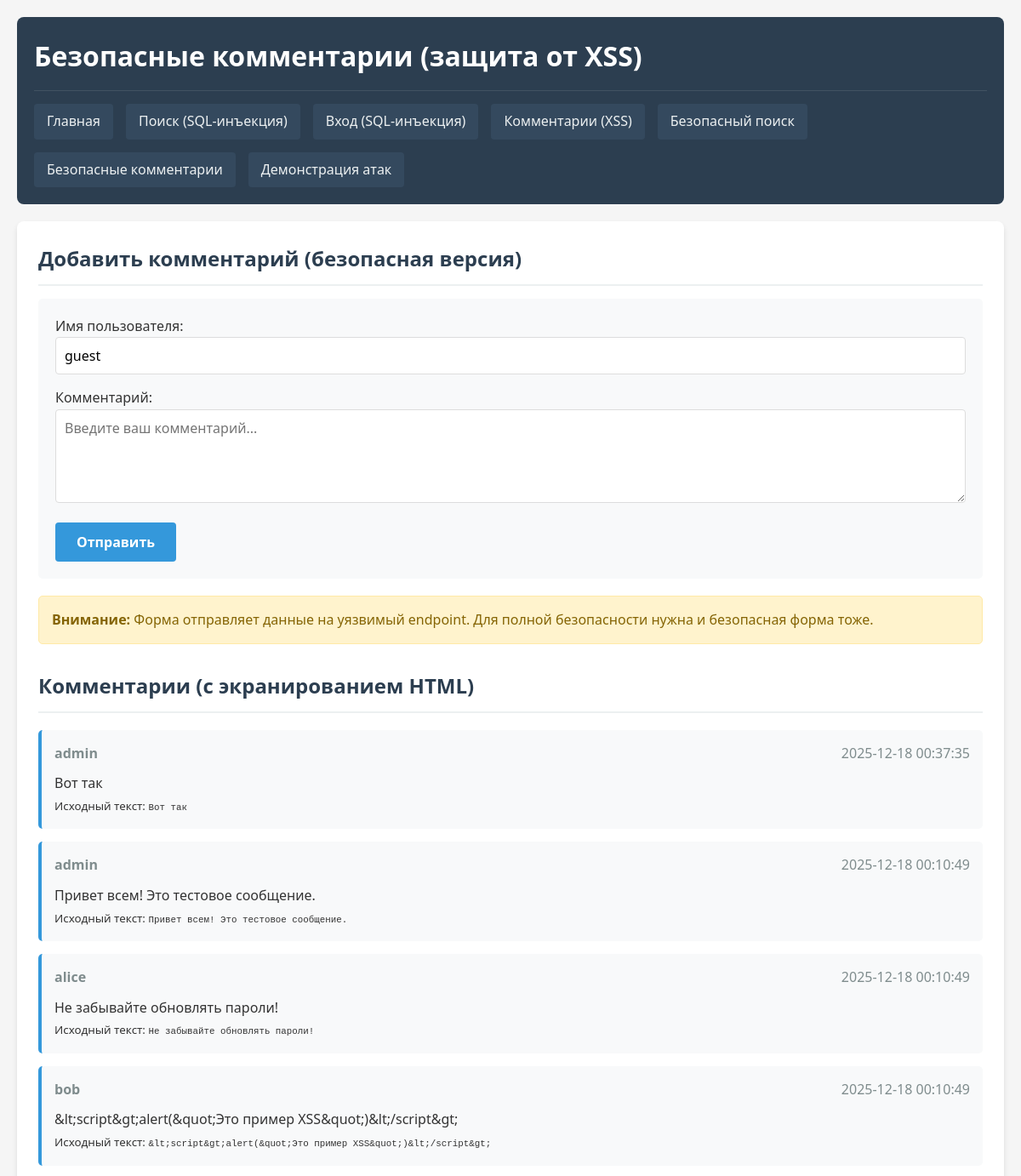
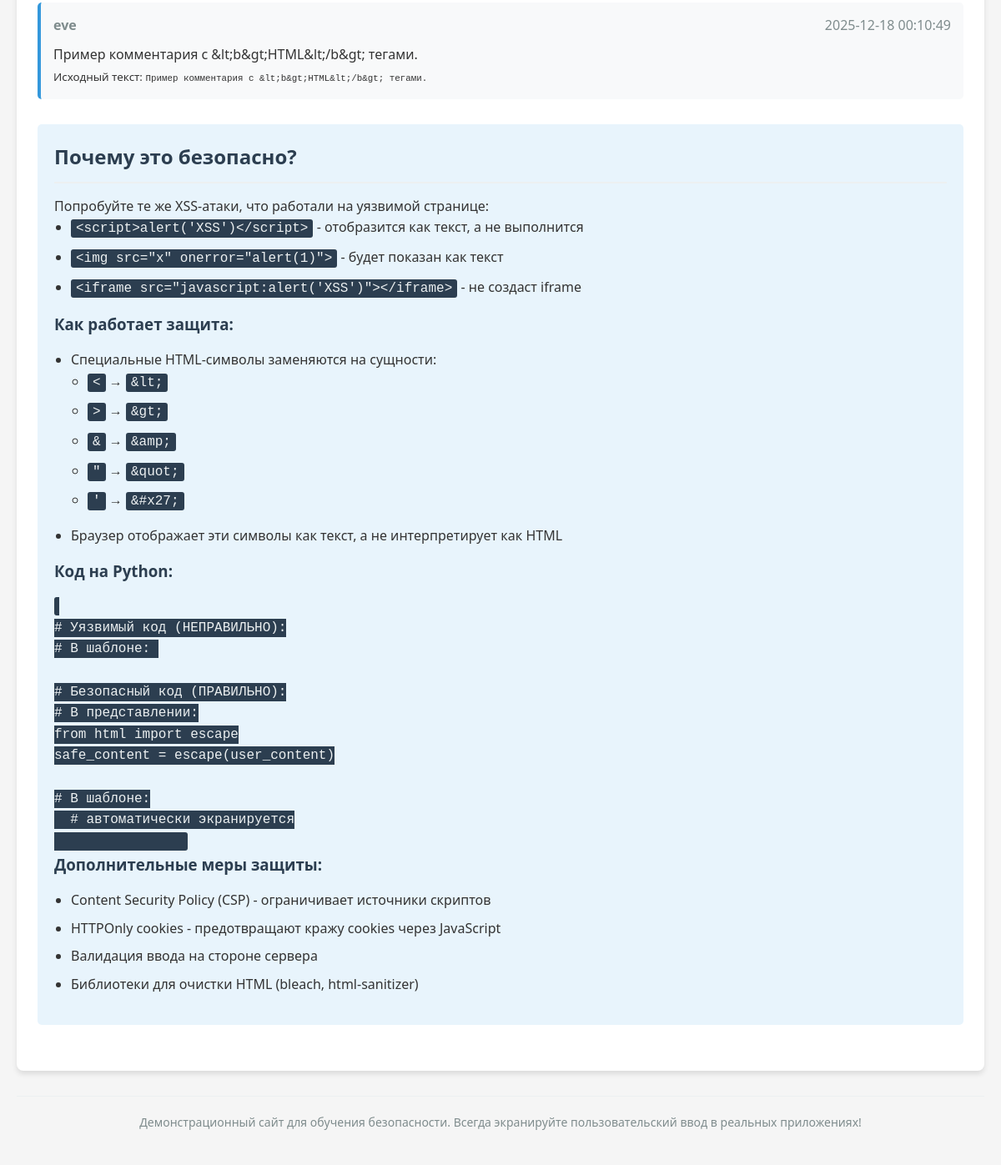
Screenshot of /safe-comments with the database file from the repository (2 pictures, top to bottom).
### tables this page shows
CREATE TABLE messages (
            id INTEGER PRIMARY KEY,
            user_id INTEGER,
            content TEXT,
            timestamp DATETIME DEFAULT CURRENT_TIMESTAMP
        );

CREATE TABLE users (
            id INTEGER PRIMARY KEY,
            username TEXT UNIQUE,
            password TEXT,
            email TEXT
        );

### main.py (the view)
@app.get("/safe-comments", response_class=HTMLResponse)
async def safe_comments_page(request: Request):
    conn = get_db()
    cursor = conn.cursor()
    cursor.execute("SELECT messages.*, users.username FROM messages JOIN users ON messages.user_id = users.id ORDER BY timestamp DESC")
    messages = cursor.fetchall()
    conn.close()
    safe_messages = []
    for msg in messages:
        safe_msg = dict(msg)
        safe_msg['content'] = html.escape(msg['content'])
        safe_messages.append(safe_msg)
    return templates.TemplateResponse(
        "safe_comments.html",
        {
            "request": request,
            "messages": safe_messages
        }
    )

### templates/safe_comments.html (shortened to what this page needs)
<!DOCTYPE html>
<html lang="ru">
<head>
    <link rel="stylesheet" href="/static/style.css">
</head>
<body>
    <div class="container">
        <header>
            <h1>Безопасные комментарии (защита от XSS)</h1>
            <nav>
                <a href="/">Главная</a>
                <a href="/search">Поиск (SQL-инъекция)</a>
                <a href="/login">Вход (SQL-инъекция)</a>
                <a href="/comments">Комментарии (XSS)</a>
                <a href="/safe-search">Безопасный поиск</a>
                <a href="/safe-comments">Безопасные комментарии</a>
                <a href="/demo">Демонстрация атак</a>
            </nav>
        </header>
        <main>
            <section>
                <h2>Добавить комментарий (безопасная версия)</h2>
                <form method="post" action="/comments">
                    <div>
                        <label for="username">Имя пользователя:</label>
                        <input type="text" id="username" name="username" value="guest">
                    </div>
                    <div>
                        <label for="content">Комментарий:</label>
                        <textarea id="content" name="content" rows="4" placeholder="Введите ваш комментарий..." required></textarea>
                    </div>
                    <button type="submit">Отправить</button>
                </form>
                <div class="warning">
                    <p><strong>Внимание:</strong> Форма отправляет данные на уязвимый endpoint. Для полной безопасности нужна и безопасная форма тоже.</p>
                </div>
            </section>
            <section>
                <h2>Комментарии (с экранированием HTML)</h2>
                {% if messages %}
                <div class="comments">
                    {% for msg in messages %}
                    <div class="comment">
                        <div class="comment-header">
                            <strong>{{ msg.username }}</strong>
                            <span>{{ msg.timestamp }}</span>
                        </div>
                        <div class="comment-content">
                            {{ msg.content }}
                        </div>
                        <div class="comment-raw">
                            <small>Исходный текст: <code>{{ msg.content }}</code></small>
                        </div>
                    </div>
                    {% endfor %}
                </div>
                {% else %}
                <p>Пока нет комментариев.</p>
                {% endif %}
            </section>
            <section class="examples">
                <h2>Почему это безопасно?</h2>
                <p>Попробуйте те же XSS-атаки, что работали на уязвимой странице:</p>
                <ul>
                    <li><code>&lt;script&gt;alert('XSS')&lt;/script&gt;</code> - отобразится как текст, а не выполнится</li>
                    <li><code>&lt;img src="x" onerror="alert(1)"&gt;</code> - будет показан как текст</li>
                    <li><code>&lt;iframe src="javascript:alert('XSS')"&gt;&lt;/iframe&gt;</code> - не создаст iframe</li>
                </ul>
                <h3>Как работает защита:</h3>
                <ul>
                    <li>Специальные HTML-символы заменяются на сущности:
                        <ul>
                            <li><code>&lt;</code> → <code>&amp;lt;</code></li>
                            <li><code>&gt;</code> → <code>&amp;gt;</code></li>
                            <li><code>&amp;</code> → <code>&amp;amp;</code></li>
                            <li><code>"</code> → <code>&amp;quot;</code></li>
                            <li><code>'</code> → <code>&amp;#x27;</code></li>
                        </ul>
                    </li>
                    <li>Браузер отображает эти символы как текст, а не интерпретирует как HTML</li>
                </ul>
                <h3>Код на Python:</h3>
                <pre><code>
# Уязвимый код (НЕПРАВИЛЬНО):
# В шаблоне: {{ content|safe }}
# Безопасный код (ПРАВИЛЬНО):
# В представлении:
from html import escape
safe_content = escape(user_content)
# В шаблоне:
{{ content }}  # автоматически экранируется
                </code></pre>
                <h3>Дополнительные меры защиты:</h3>
                <ul>
                    <li>Content Security Policy (CSP) - ограничивает источники скриптов</li>
                    <li>HTTPOnly cookies - предотвращают кражу cookies через JavaScript</li>
                    <li>Валидация ввода на стороне сервера</li>
                    <li>Библиотеки для очистки HTML (bleach, html-sanitizer)</li>
                </ul>
            </section>
        </main>
        <footer>
            <p>Демонстрационный сайт для обучения безопасности. Всегда экранируйте пользовательский ввод в реальных приложениях!</p>
        </footer>
    </div>
</body>
</html>

### static/style.css (style rules this page uses)
* { margin: 0; padding: 0; box-sizing: border-box; }
body { font-family: 'Segoe UI', Tahoma, Geneva, Verdana, sans-serif; line-height: 1.6; color: #333; background-color: #f5f5f5; }
.container { max-width: 1200px; margin: 0 auto; padding: 20px; }
header { background-color: #2c3e50; color: white; padding: 20px; border-radius: 8px; margin-bottom: 20px; }
header h1 { margin-bottom: 15px; }
nav { display: flex; flex-wrap: wrap; gap: 15px; padding-top: 15px; border-top: 1px solid rgba(255, 255, 255, 0.1); }
nav a { color: #ecf0f1; text-decoration: none; padding: 8px 15px; border-radius: 4px; background-color: #34495e; transition: background-color 0.3s; }
main { background-color: white; padding: 25px; border-radius: 8px; box-shadow: 0 4px 6px rgba(0, 0, 0, 0.1); }
section { margin-bottom: 30px; }
.warning { background-color: #fff3cd; border: 1px solid #ffeaa7; color: #856404; padding: 15px; border-radius: 5px; margin-bottom: 25px; }
h2, h3 { color: #2c3e50; margin-bottom: 15px; }
h2 { border-bottom: 2px solid #ecf0f1; padding-bottom: 10px; }
form { background-color: #f8f9fa; padding: 20px; border-radius: 5px; margin-bottom: 20px; }
input, textarea, button { font-family: inherit; font-size: 16px; }
input, textarea { width: 100%; padding: 10px; margin-bottom: 15px; border: 1px solid #ddd; border-radius: 4px; }
button { background-color: #3498db; color: white; border: none; padding: 12px 25px; border-radius: 4px; cursor: pointer; font-weight: bold; transition: background-color 0.3s; }
.comments { margin-top: 20px; }
.comment { background-color: #f8f9fa; padding: 15px; border-radius: 5px; margin-bottom: 15px; border-left: 4px solid #3498db; }
.comment-header { display: flex; justify-content: space-between; margin-bottom: 10px; color: #7f8c8d; }
.comment-content { line-height: 1.6; }
.examples { background-color: #e8f4fc; padding: 20px; border-radius: 5px; }
.examples ul { margin-left: 20px; margin-bottom: 15px; }
.examples li { margin-bottom: 8px; }
.examples code { background-color: #2c3e50; color: #ecf0f1; padding: 2px 6px; border-radius: 3px; font-family: 'Courier New', Courier, monospace; }
footer { margin-top: 30px; text-align: center; color: #7f8c8d; font-size: 14px; padding: 20px; border-top: 1px solid #ecf0f1; }

### rows the page displays
messages: username "admin", timestamp "2025-12-18 00:37:35", content "Вот так"
messages: username "admin", timestamp "2025-12-18 00:10:49", content "Привет всем! Это тестовое сообщение."
messages: username "alice", timestamp "2025-12-18 00:10:49", content "Не забывайте обновлять пароли!"
messages: username "bob", timestamp "2025-12-18 00:10:49", content "&lt;script&gt;alert(&quot;Это пример XSS&quot;)&lt;/script&gt;"
messages: username "eve", timestamp "2025-12-18 00:10:49", content "Пример комментария с &lt;b&gt;HTML&lt;/b&gt; тегами."
